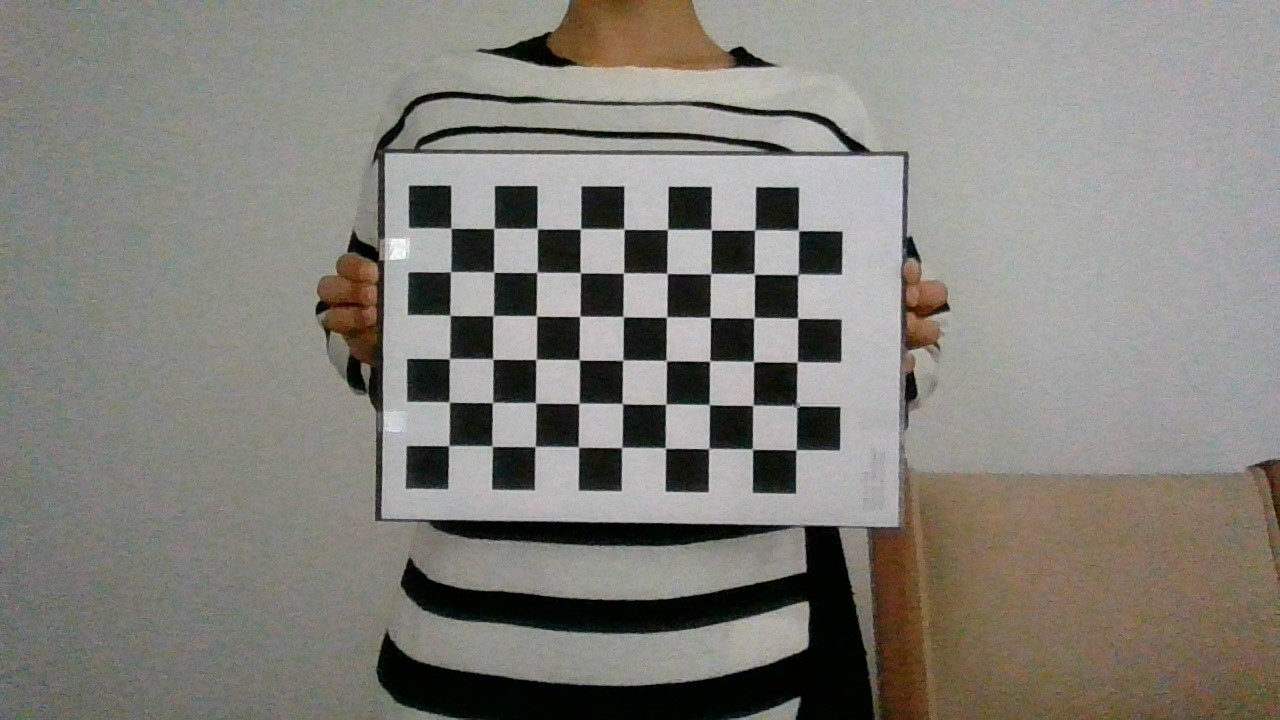
#> input picture Camera_calibration/Calibration_Images/Images/WIN_20210507_11_55_39_Pro.jpg, 1280 x 720 px, given in place of penguins.jpg, which was not available; the run also reads 1 picture not shown here
$ jupyter execute 4_Lecture_ConnectedComponentLabeling.ipynb   (older library calls are emulated)   (text cells are left out)
#> lines starting #> are read from the running program, lines starting #| are printed output that depends on the picture; after the words box and inside, x2 and y2 are one past the last pixel; in counts of white or black regions, pixels touching at a corner belong together; pictures that were not available may be replaced by others from this repository, and a replacement may not be noted
[cell 1]
from google.colab import files
uploaded = files.upload()
#> the answer given: WIN_20210507_11_55_39_Pro.jpg

[cell 2]
import numpy as np
import cv2
from google.colab.patches import cv2_imshow
from matplotlib import pyplot as plt

# Load image
img = cv2.imread('penguins.jpg')
#> img is the input picture: shape (720, 1280, 3); mean B, G, R 122.1, 128.3, 130.6

# Convert from BGR to RGB for displaying in plt.
cv2.cvtColor(img, cv2.COLOR_BGR2RGB, img);

# Convert to grayscale
gray = cv2.cvtColor(img,cv2.COLOR_RGB2GRAY)

# Convert to binary
threshold = 127
max_value = 255
thresh_type = cv2.THRESH_BINARY
binary = cv2.threshold(gray, threshold, max_value, thresh_type)[1] # This function returns a tuple: (threshold, binary_image), hence the [1]
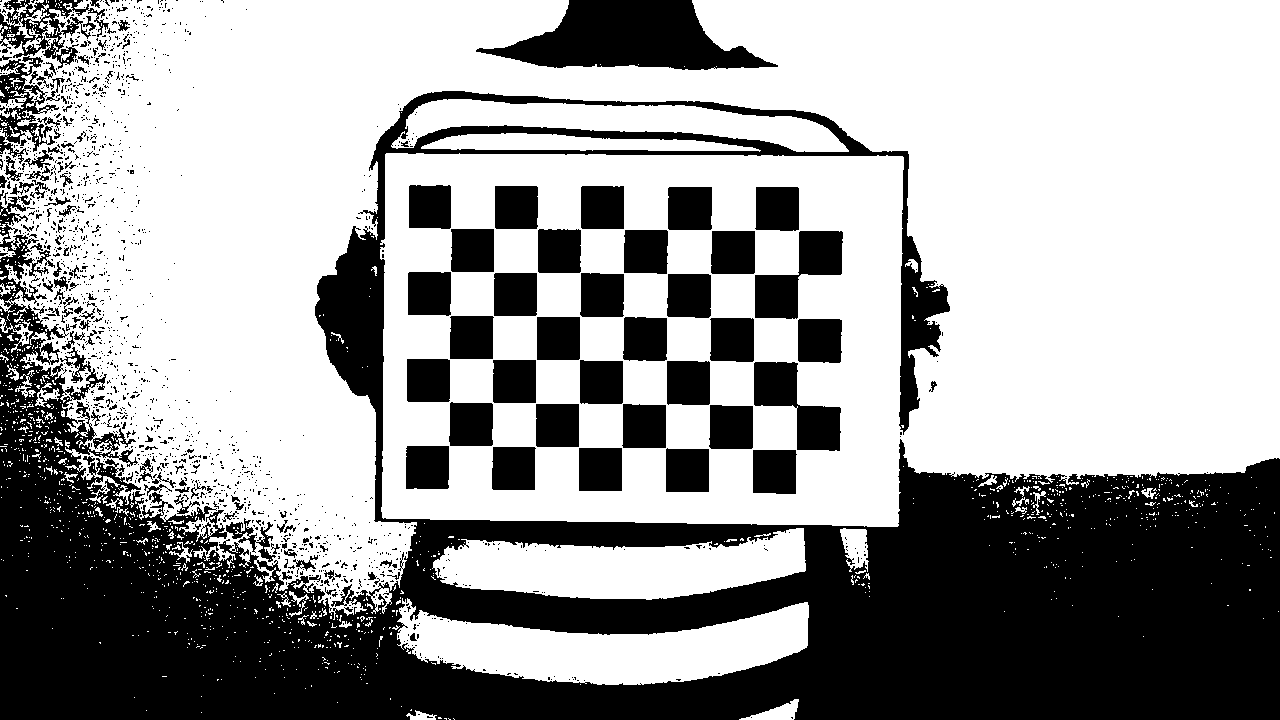
#> binary: shape (720, 1280); 61.9% white; 1596 black regions (1454 under 20 px), largest, box (x1, y1, x2, y2) and area: (0, 91, 1280, 720) 259410, (476, 0, 778, 70) 12157, (754, 362, 841, 451) 3782

# Display image using plt
plt.figure(figsize=(20,20))

plt.subplot(131)
plt.imshow(img)
plt.title("Color Image")
plt.axis("off")

plt.subplot(132)
plt.imshow(gray,cmap="gray")
plt.title("Gray Image")
plt.axis("off")

plt.subplot(133)
plt.imshow(binary,cmap="gray")
plt.title("Binary Image")
plt.axis("off")

plt.show()

[cell 3]
print('Color img:     ', img.shape)
#| Color img:      (720, 1280, 3)

print('Grayscale img: ', gray.shape)
#| Grayscale img:  (720, 1280)

print('Binary img:    ', binary.shape)
#| Binary img:     (720, 1280)

[cell 4]
print('Grayscale img:\n', gray[200][:100])
#| Grayscale img:
#|  [138 137 136 135 131 127 128 131 129 132 125 118 121 122 121 125 121 129
#|  129 128 131 126 122 127 126 127 131 132 128 124 128 137 136 131 136 136
#|  133 130 127 134 132 133 133 131 129 129 131 133 132 128 126 126 129 132
#|  132 131 121 123 125 126 126 128 130 133 128 127 126 126 123 123 128 135
#|  132 131 130 137 129 124 137 136 134 134 129 132 132 126 127 125 122 123
#|  123 133 141 134 130 140 138 144 139 133]

print('Binary img:\n', binary[200][:100])
#| Binary img:
#|  [255 255 255 255 255   0 255 255 255 255   0   0   0   0   0   0   0 255
#|  255 255 255   0   0   0   0   0 255 255 255   0 255 255 255 255 255 255
#|  255 255   0 255 255 255 255 255 255 255 255 255 255 255   0   0 255 255
#|  255 255   0   0   0   0   0 255 255 255 255   0   0   0   0   0 255 255
#|  255 255 255 255 255   0 255 255 255 255 255 255 255   0   0   0   0   0
#|    0 255 255 255 255 255 255 255 255 255]

[cell 5]
# Convert to binary
thresh_type = cv2.THRESH_BINARY_INV
inv_binary = cv2.threshold(gray, threshold, max_value, thresh_type)[1]

# Display image using plt
plt.figure(figsize=(12,12))

plt.subplot(121)
plt.imshow(binary,cmap="gray")
plt.title("Binary image")
plt.axis("off")

plt.subplot(122)
plt.imshow(inv_binary,cmap="gray")
plt.title("Inverted binary image")
plt.axis("off")

plt.show()

[cell 6]
kernel = np.ones((5, 5), 'uint8')

dilated = cv2.dilate(inv_binary, kernel, iterations=1)
#> dilated: shape (720, 1280); 47.5% white; 130 white regions (1 under 20 px), largest, box (x1, y1, x2, y2) and area: (0, 0, 1280, 720) 340416, (404, 183, 845, 496) 77187, (474, 0, 780, 72) 13480

# Display image using plt
plt.figure(figsize=(12,12))

plt.subplot(121)
plt.imshow(inv_binary,cmap="gray")
plt.title("Original")
plt.axis("off")

plt.subplot(122)
plt.imshow(dilated,cmap="gray")
plt.title("Dilated")
plt.axis("off")

plt.show()

[cell 7]
eroded = cv2.erode(inv_binary, kernel, iterations=1)
#> eroded: shape (720, 1280); 29.1% white; 219 white regions (149 under 20 px), largest, box (x1, y1, x2, y2) and area: (0, 450, 1280, 720) 188775, (488, 0, 768, 68) 10822, (317, 235, 383, 519) 7239

# Display image using plt
plt.figure(figsize=(12,12))

plt.subplot(121)
plt.imshow(inv_binary,cmap="gray")
plt.title("Original")
plt.axis("off")

plt.subplot(122)
plt.imshow(eroded,cmap="gray")
plt.title("Eroded")
plt.axis("off")

plt.show()

[cell 8]
# Closed (Dilate -> Erode)
closed = cv2.morphologyEx(inv_binary, cv2.MORPH_CLOSE, kernel, iterations=1)
#> closed: shape (720, 1280); 41.9% white; 285 white regions (247 under 20 px), largest, box (x1, y1, x2, y2) and area: (0, 0, 1280, 720) 306268, (495, 186, 843, 494) 41119, (406, 185, 537, 489) 16540

# Opened (Erode -> Dilate)
opened = cv2.morphologyEx(inv_binary, cv2.MORPH_OPEN, kernel, iterations=1)
#> opened: shape (720, 1280); 34.3% white; 145 white regions, largest, box (x1, y1, x2, y2) and area: (0, 405, 1280, 720) 212352, (486, 0, 770, 70) 12060, (315, 91, 549, 521) 11513

# Display image using plt
plt.figure(figsize=(20,20))

plt.subplot(131)
plt.imshow(inv_binary,cmap="gray")
plt.title("Original")
plt.axis("off")

plt.subplot(132)
plt.imshow(closed,cmap="gray")
plt.title("Closed")
plt.axis("off")

plt.subplot(133)
plt.imshow(opened,cmap="gray")
plt.title("Opened")
plt.axis("off")

plt.show()

[cell 9]
from google.colab import files
uploaded = files.upload()
#> the answer given: WIN_20210507_11_55_44_Pro.jpg

[cell 10]
# Perform CCL
image = cv2.imread('chocolatedonuts.jpg')
gray = cv2.cvtColor(image, cv2.COLOR_BGR2GRAY)

# Get binary image
thresh_type = cv2.THRESH_BINARY_INV
inv_binary = cv2.threshold(gray, threshold, max_value, thresh_type)[1]
#> inv_binary: shape (720, 1280); 39.4% white; 1465 white regions (1340 under 20 px), largest, box (x1, y1, x2, y2) and area: (0, 17, 1280, 720) 135780, (427, 320, 966, 629) 64470, (889, 241, 1203, 630) 53780

# CCL
num_labels, labeled_img = cv2.connectedComponents(inv_binary)
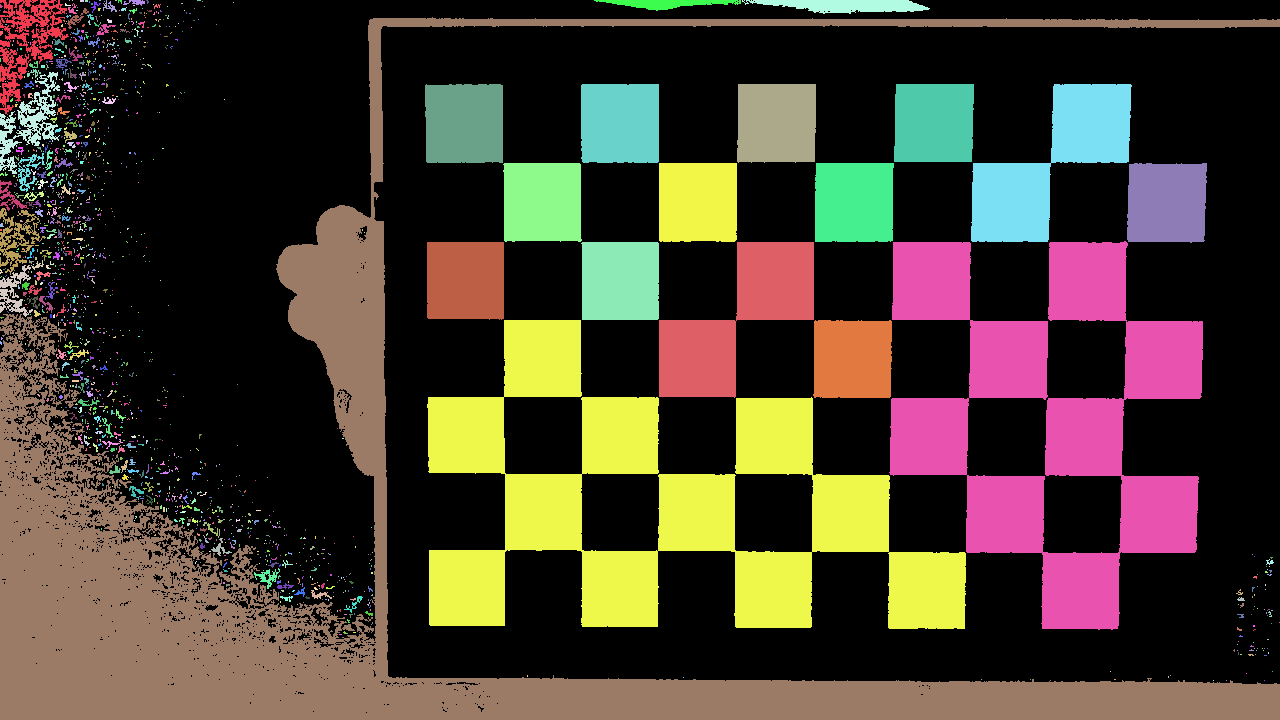
#> labeled_img: shape (720, 1280) int32; 1466 distinct labels, from 0 to 1465; one colour per label, 0 black
#> num_labels = 1466
# Background counts as one label in CCL
print("Number of detected labels", num_labels - 1)
#| Number of detected labels 1465

# Display image using plt
plt.figure(figsize=(15,15))

plt.subplot(121)
plt.imshow(inv_binary,cmap="gray")
plt.title("Before Labeling")
plt.axis("off")

plt.subplot(122)
plt.imshow(labeled_img)
plt.title("After labeling")
plt.axis("off")

plt.show()

[cell 11]
# Closed (Dilate -> Erode)
closed = cv2.morphologyEx(inv_binary, cv2.MORPH_CLOSE, kernel, iterations=4)
#> closed: shape (720, 1280); 46.7% white; 31 white regions (24 under 20 px), largest, box (x1, y1, x2, y2) and area: (0, 0, 1280, 720) 217314, (425, 84, 1207, 630) 210010, (1233, 557, 1280, 656) 2480

# Opened (Erode -> Dilate)
opened = cv2.morphologyEx(closed, cv2.MORPH_OPEN, kernel, iterations=2)
#> opened: shape (720, 1280); 46.2% white; 8 white regions, largest, box (x1, y1, x2, y2) and area: (425, 84, 1207, 630) 203723, (0, 0, 1280, 720) 201109, (606, 0, 930, 27) 8490

# CCL
num_labels, labeled_img = cv2.connectedComponents(opened, connectivity=8)
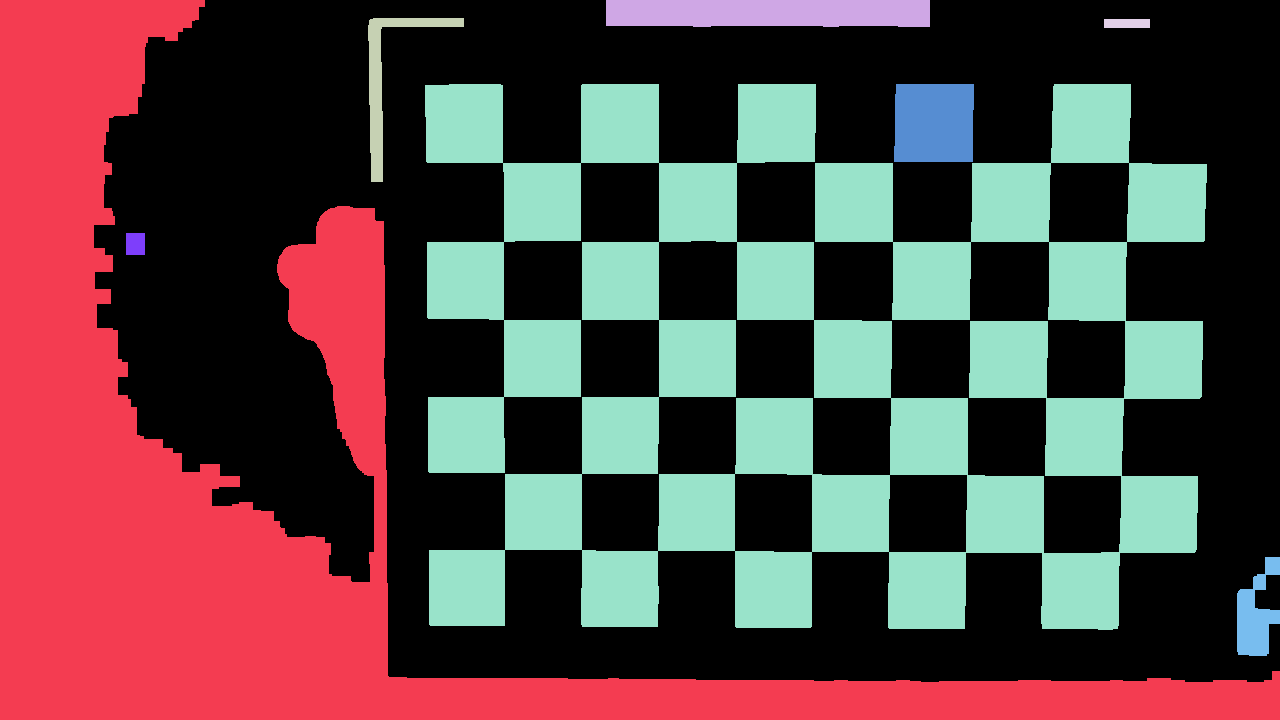
#> labeled_img: shape (720, 1280) int32; 9 distinct labels, from 0 to 8; one colour per label, 0 black
#> num_labels = 9

# Background counts as one label in CCL
print("Number of detected labels", num_labels - 1)
#| Number of detected labels 8

# Display image using plt
plt.figure(figsize=(15,15))

plt.subplot(121)
plt.imshow(opened, cmap="gray")
plt.title("Before Labeling")
plt.axis("off")

plt.subplot(122)
plt.imshow(labeled_img)
plt.title("After labeling")
plt.axis("off")

plt.show()

[cell 12]
output = image.copy()
stats = cv2.connectedComponentsWithStats(opened, connectivity=8, ltype=cv2.CV_32S)
(numLabels, labels, stats, centroids) = stats
#> numLabels = 9; stats = [[94, 0, 1186, 682, 496055], [0, 0, 1280, 720, 201109], [606, 0, 324, 27, 8490], [368, 18, 96, 164, 2813], [1104, 19, 46, 9, 414], [425, 84, 782, 546, 203723], [894, 84, 80, 78, 6116], [126, 233, 19, 22, 418], [1237, 557, 43, 99, 2462]]; centroids = [[710.8, 317.9], [276.6, 483.2], [768, 12.6], [387.8, 78.86], [1126.5, 23], [806, 362], [933.6, 122.5], [135, 243.5], [1255.6, 614.7]]

for i in range(1, numLabels):
  x = stats[i, cv2.CC_STAT_LEFT]
  y = stats[i, cv2.CC_STAT_TOP]
  w = stats[i, cv2.CC_STAT_WIDTH]
  h = stats[i, cv2.CC_STAT_HEIGHT]
  area = stats[i, cv2.CC_STAT_AREA]
  (cX, cY) = centroids[i]

  print()
  print("Object #{}".format(i))
  print("Bounding box: ({}, {}) ({}, {})".format(x, y, x + w, y + h))
  print("Area: {}".format(area))
  print("Centroid: ({}, {})".format(cX, cY))

  cv2.rectangle(output, (x, y), (x + w, y + h), (0, 255, 0), 3)
  cv2.circle(output, (int(cX), int(cY)), 4, (0, 0, 255), -1)
#> this loop made 8 passes
#> (x, y, w, h, area, cX, cY) on passes 1 to 8: (0, 0, 1280, 720, 201109, 276.6, 483.2), (606, 0, 324, 27, 8490, 768, 12.6), (368, 18, 96, 164, 2813, 387.8, 78.86), (1104, 19, 46, 9, 414, 1126.5, 23), (425, 84, 782, 546, 203723, 806, 362), (894, 84, 80, 78, 6116, 933.6, 122.5), (126, 233, 19, 22, 418, 135, 243.5), (1237, 557, 43, 99, 2462, 1255.6, 614.7)
#> (printed output is left out)
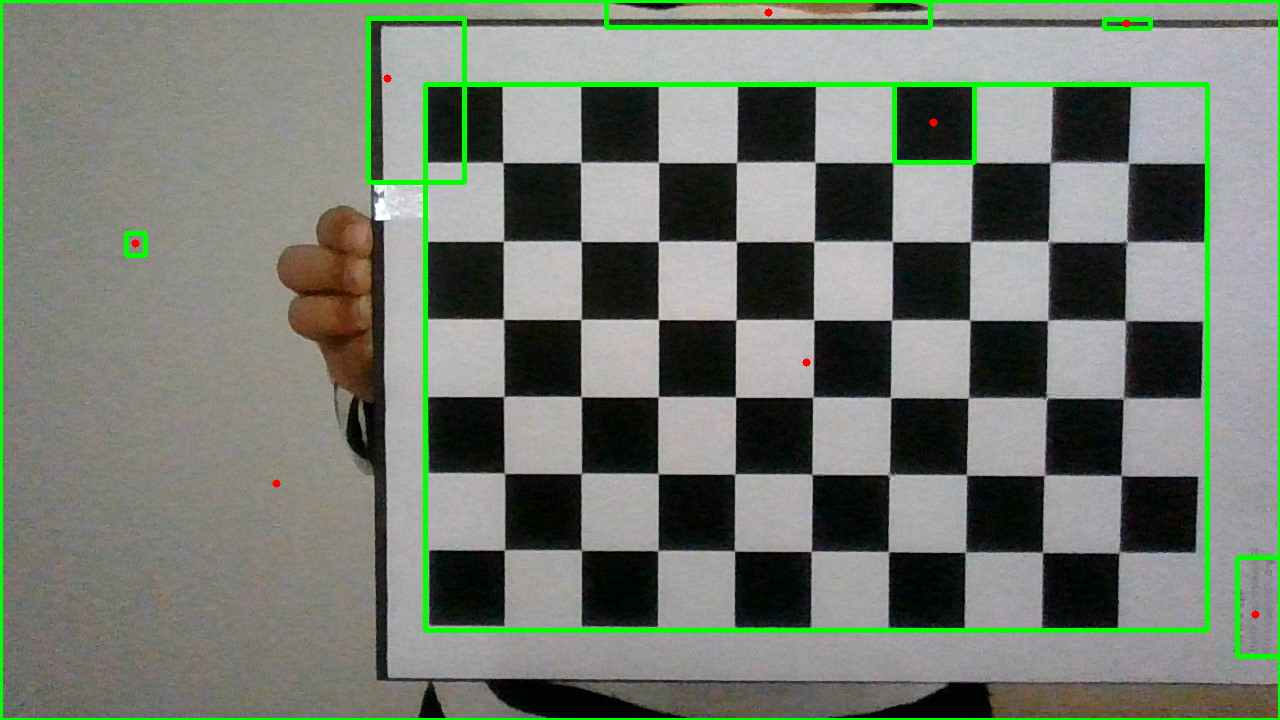
#> output: shape (720, 1280, 3); mean B, G, R 112.2, 123.4, 115.9

# Display the image with bounding boxes and centroids
plt.figure(figsize=(15, 15))
plt.imshow(cv2.cvtColor(output, cv2.COLOR_BGR2RGB))
plt.title("Objects with Statistics")
plt.axis("off")
plt.show()
